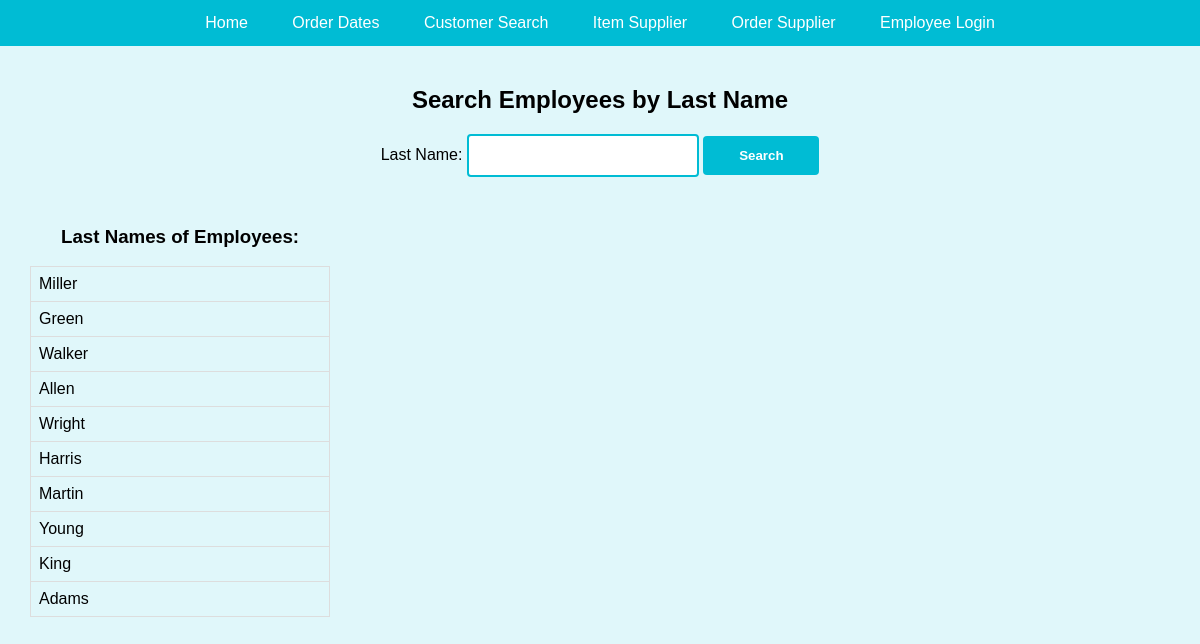
Page /Unused-PHp/employee_search.php on the committed database.
### tables this page shows
CREATE TABLE employee
(
id INT AUTO_INCREMENT NOT NULL,
fname VARCHAR(25),
lname VARCHAR(25),
dob DATE,
hourly_rate INT,
PRIMARY KEY (id)
);

### Unused-PHp/employee_search.php (the view, shortened to what this page needs)
<!DOCTYPE html>
<html lang="en">
<head>
    <link rel="stylesheet" href="style.css">
</head>
<body>
    <div class="search-container">
        <h2>Search Employees by Last Name</h2>
        <form action="" method="post">
            Last Name: <input type="text" name="lname" required>
            <input type="submit" name="submit" value="Search">
        </form>
        <div class="container">
            <div>
                <h3>Last Names of Employees:</h3>
                <table>
                    <?php
                    $servername = "db.luddy.indiana.edu";
                    $username = "i308s24_nbakken";
                    $password = "my+sql=i308s24_nbakken";
                    $dbname = "i308s24_nbakken";
                    $con = mysqli_connect($servername, $username, $password, $dbname);
                    $query = "SELECT lname FROM employee";
                    $result = mysqli_query($con, $query);
                    if (mysqli_num_rows($result) > 0) {
                        while ($row = mysqli_fetch_assoc($result)) {
                            echo "<tr><td>" . $row['lname'] . "</td></tr>";
                        }
                    } else {
                        echo "<tr><td>No employees found.</td></tr>";
                    }
                    ?>
                </table>
            </div>
        </div>
    </div>
</body>
</html>

### style.css (style rules this page uses)
body { font-family: Arial, sans-serif; background-color: #e0f7fa; margin: 0; padding: 0; box-sizing: border-box; }
.navbar { overflow: hidden; background-color: #00bcd4; text-align: center; }
.navbar a { display: inline-block; color: white; text-align: center; padding: 14px 20px; text-decoration: none; }
.search-container { padding: 20px; text-align: center; }
input[type="text"], input[type="password"], input[type="submit"], input[type="date"] { width: 20%; padding: 12px 20px; margin-bottom: 20px; border: 2px solid #00bcd4; border-radius: 4px; box-sizing: border-box; transition: border-color 0.3s; }
input[type="submit"] { background-color: #00bcd4; color: white; border: none; cursor: pointer; font-weight: bold; transition: background-color 0.3s; width:10%; }

### Unused-PHp/employee_search.php (style rules this page uses)
.container { display: flex; max-width: 20em; }
.container > div { flex: 1; padding: 10px; }
table { width: 100%; border-collapse: collapse; }
th, td { border: 1px solid #dddddd; padding: 8px; text-align: left; }

### rows in the picture
employee: lname "Miller"
employee: lname "Green"
employee: lname "Walker"
employee: lname "Allen"
employee: lname "Wright"
employee: lname "Harris"
employee: lname "Martin"
employee: lname "Young"
employee: lname "King"
employee: lname "Adams"
